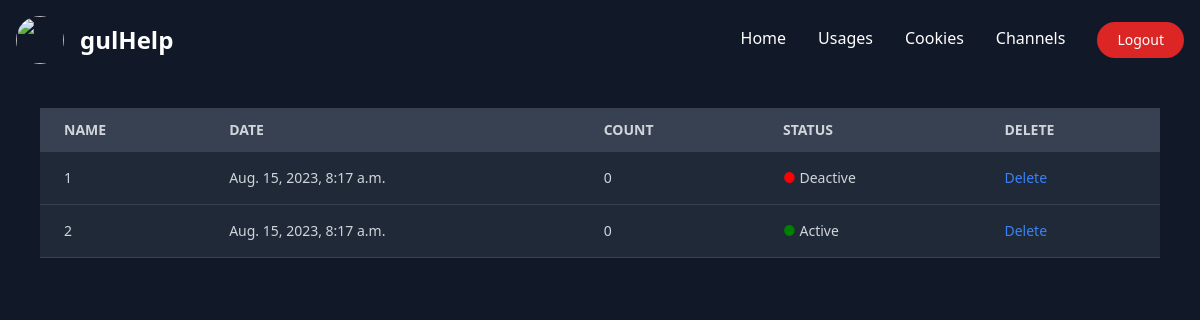
Page /cookies/ (signed in) on the committed database.
### dashboard/models.py (models this page shows, shortened)
class Cookie(models.Model):
    name = models.CharField(max_length=255)
    cookie = models.TextField()
    date = models.DateTimeField(auto_now_add=True)
    count = models.IntegerField(default=0)
    status = models.BooleanField()

### dashboard/views.py (the view)
# urls.py: path("cookies/", login_required(views.cookies), name="cookies"),
def cookies(request):
    context = {
        'cookies' : Cookie.objects.all()
    }
    return render(request, "cookies.html", context)

### dashboard/templates/cookies.html
{% extends "master.html" %}
{% block content %}
<div class="relative overflow-x-auto px-10 py-7">
    {% if cookies %}
    <table class="w-full text-sm text-left text-gray-500">
        <thead class="text-md text-gray-300 uppercase bg-gray-700">
            <tr>
                <th scope="col" class="px-6 py-3">name</th>
                <th scope="col" class="px-6 py-3">date</th>
                <th scope="col" class="px-6 py-3">count</th>
                <th scope="col" class="px-6 py-3">status</th>
                <th scope="col" class="px-6 py-3">delete</th>
            </tr>
        </thead>
        <tbody>
            {% for cookie in cookies %}
            <tr
                class="border-b bg-gray-800 border-gray-700 hover:bg-gray-600 text-gray-300"
            >
                <td class="px-6 py-4">{{ cookie.name }}</td>
                <td class="px-6 py-4">{{ cookie.date }}</td>
                <td class="px-6 py-4">{{ cookie.count }}</td>
                <td class="px-6 py-4">
                    {% if cookie.status %}
                    <span style="color: green">●</span> Active {% else %}
                    <span style="color: red">●</span> Deactive {% endif %}
                </td>
                <td scope="col" class="px-6 py-3">
                    <a
                        href="#"
                        class="font-medium text-blue-500 hover:underline"
                        >Delete</a
                    >
                </td>
            </tr>
            {% endfor %}
        </tbody>
    </table>
    {% else %}
    <p class="text-white">No cookies are available.</p>
    {% endif %}
</div>
{% endblock %}

### rows in the picture
Cookie: name "1", date "Aug. 15, 2023, 8:17 a.m.", count "0", status "Deactive"
Cookie: name "2", date "Aug. 15, 2023, 8:17 a.m.", count "0", status "Active"
